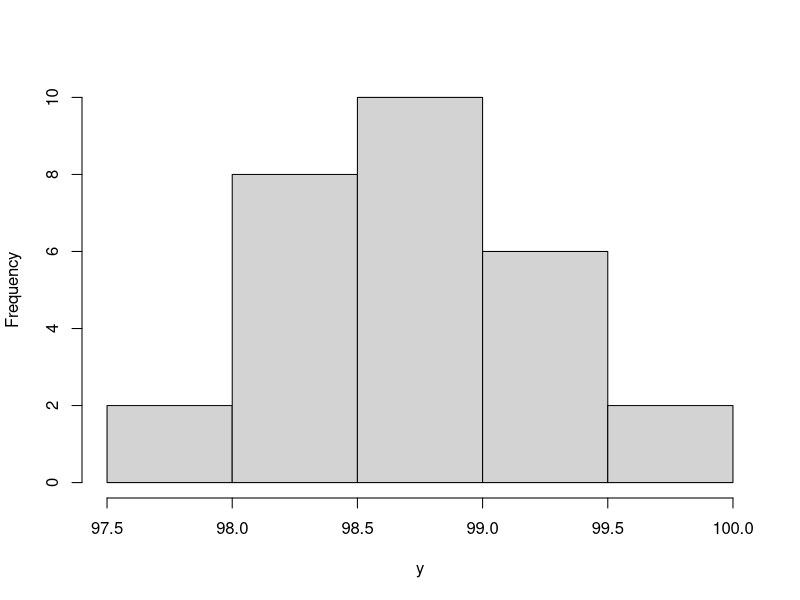
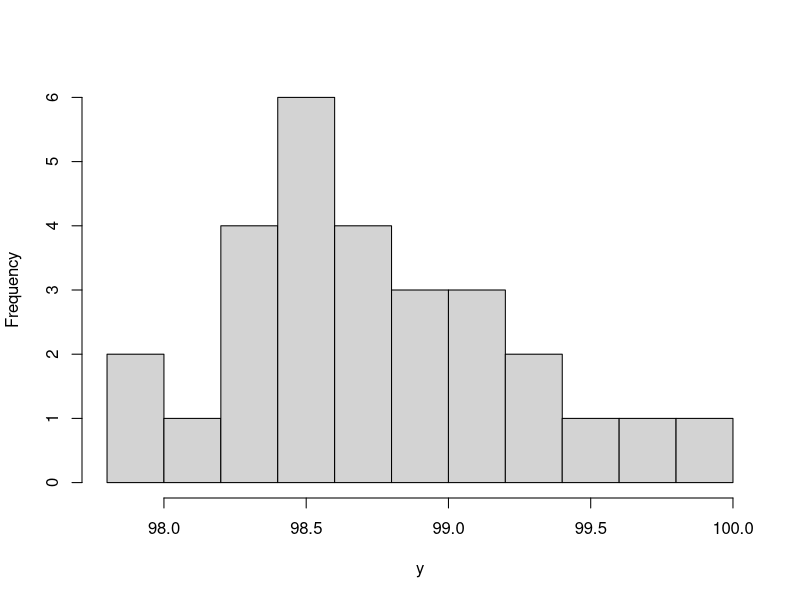
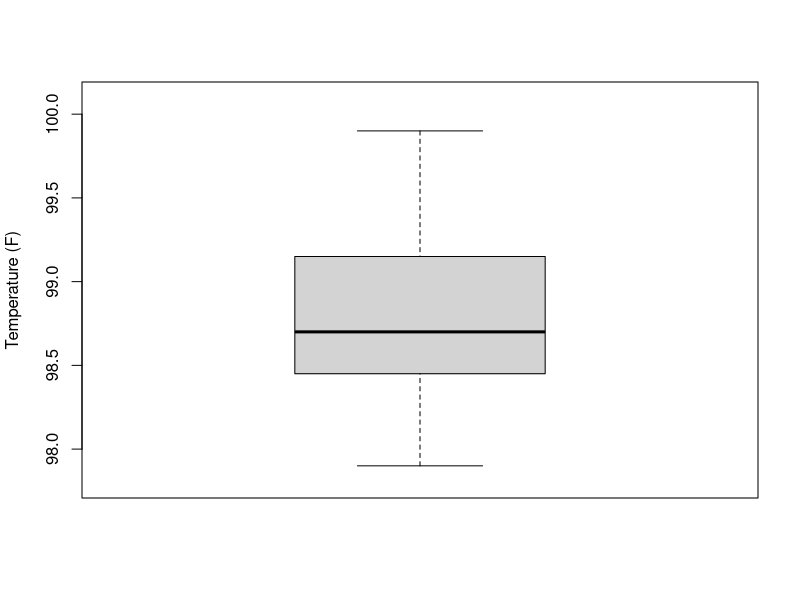
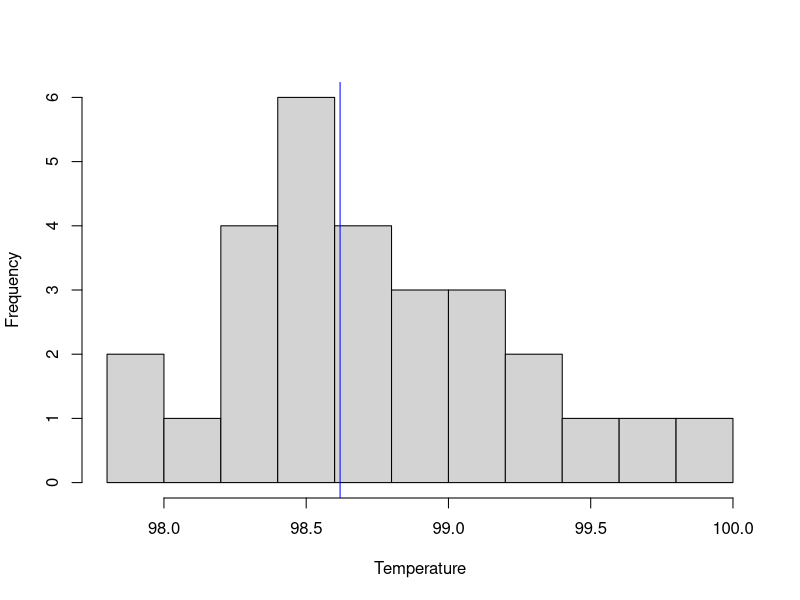
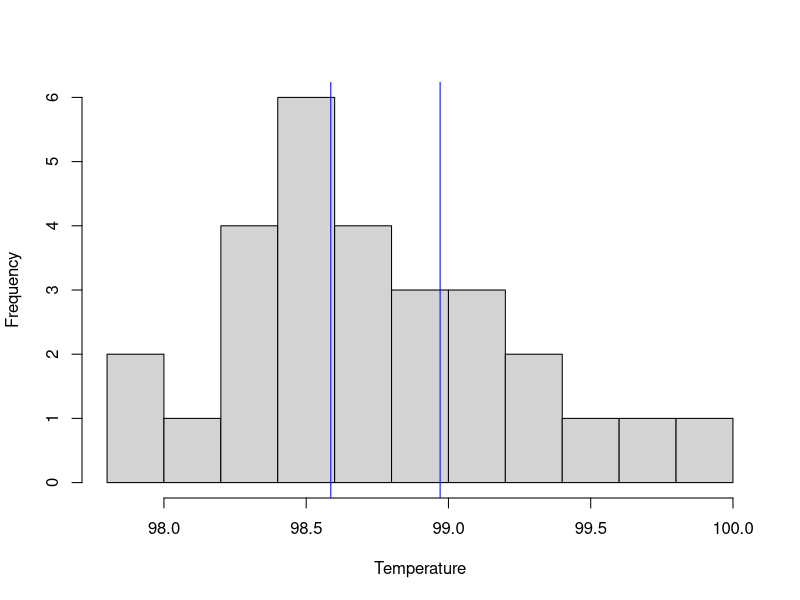
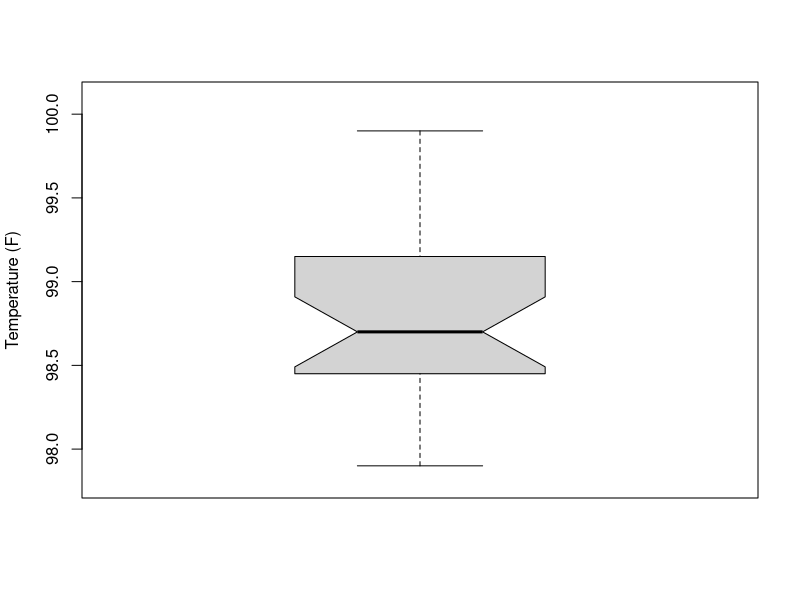

Here is the R script that generated these plots, in order:
#One sample t-test

#load tidyverse
library(tidyverse)

#perform one sample t-test on lab mice data

#create numeric data
y <- as.numeric(c(97.9, 98.0, 98.2, 98.3, 98.3, 98.4, 98.4, 98.5, 98.5, 98.5,
                  98.6, 98.6, 98.6, 98.7, 98.7, 98.7, 98.8, 98.9, 98.9, 99.0,
                  99.1, 99.2, 99.2, 99.3, 99.4, 99.5, 99.7, 99.9))

#make a histogram to see the spread of the data
hist(y, main = "")
#change the number of bars with breaks
hist(y, breaks = 8, main = "")

#a boxplot shows the data in a different way
boxplot(y, ylim = c(97.8,100.1), ylab ="Temperature (F)") 
# I used ylim() to set the y axis limits below and above 0.1 of the most extreme values

#calculate summary stats
ybar <- mean(y) #average
ybar
stdevy <- sd(y) #standard deviation
stdevy
ydata <- as.data.frame(y) #set up a data frame to check the count
n <- count(ydata)
n
SEMy <- stdevy/sqrt(n) #SEM with n=28
SEMy

#calculate t
t <- (ybar-98.6)/SEMy
t

#perform test
t.test(y, alternative = c("greater"), mu = 98.6, paired = FALSE)

#calculate confidence limits
#one tailed
#critical value of t with df=27 is 1.703
lowerbound <- ybar-(SEMy*1.703)
lowerbound
#two tailed
#critical value of t with  df=27 is 2.052
lowerCL <- ybar-(SEMy*2.052)
lowerCL
upperCL <- ybar+(SEMy*2.052)
upperCL

#make a histogram w/ the confidence limits
#one tail
hist(y, breaks = 8, xlab = "Temperature", main = "")
abline(v=lowerbound, col="blue")
#two tails
hist(y, breaks = 8, xlab = "Temperature", main = "")
abline(v=lowerCL, col="blue")
abline(v=upperCL, col="blue")

#or a boxplot with notches showing two-tailed CL's
boxplot(y, ylim = c(97.8,100.1), notch = TRUE, ylab ="Temperature (F)") 
